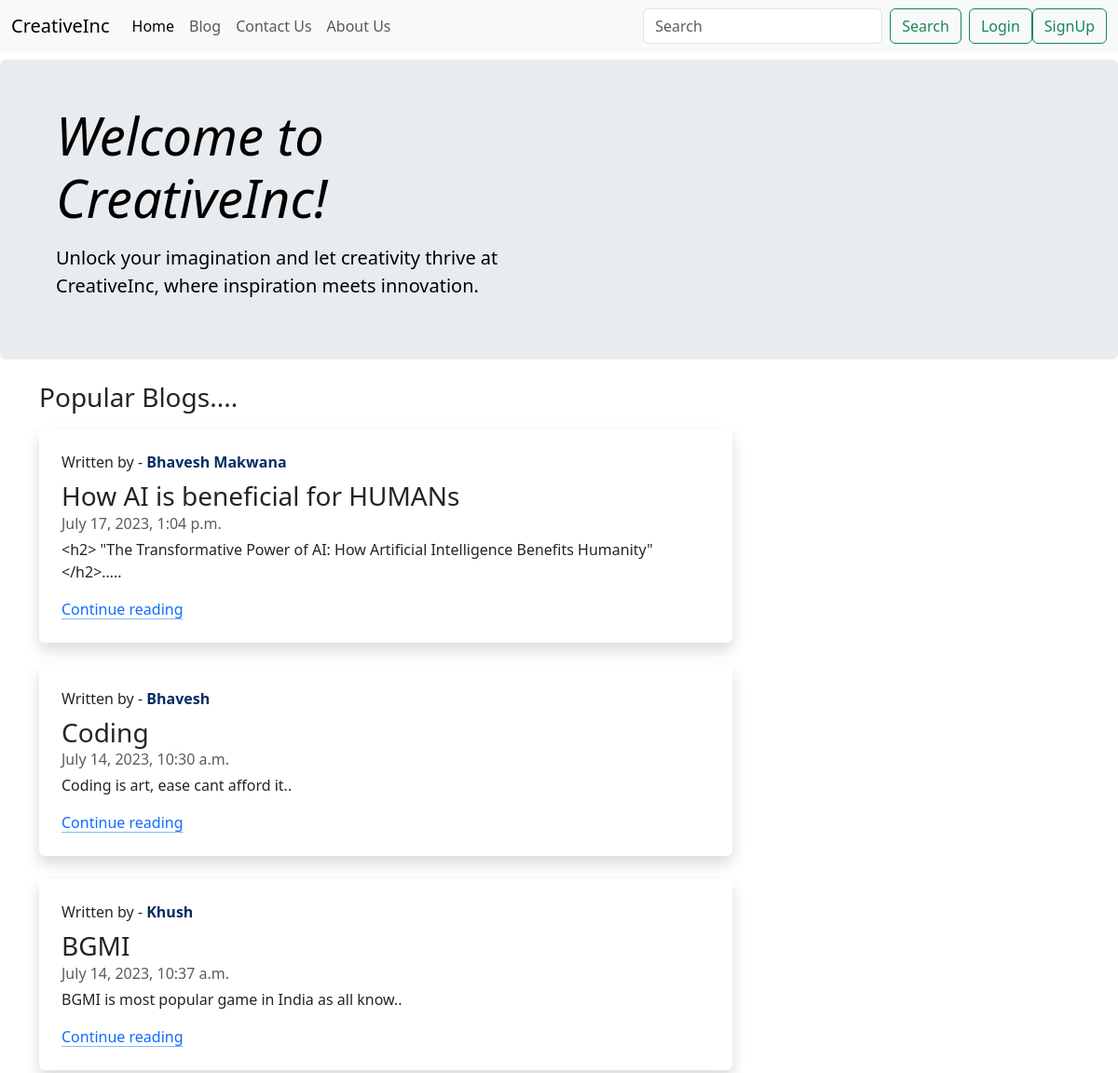
Before: / with the older database file.
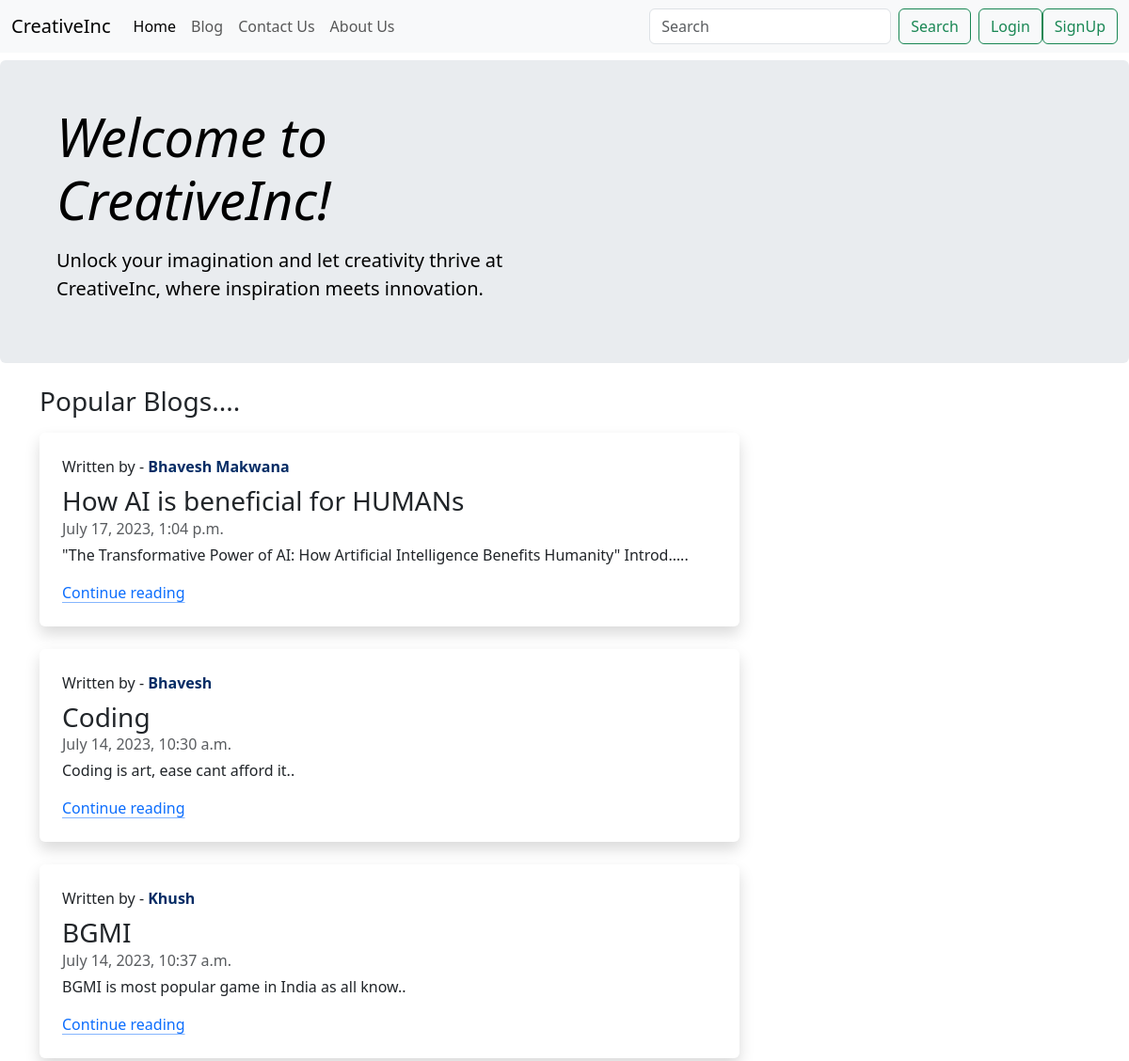
After: the same page with the newer database file.
### blog/models.py (models this page shows, shortened)
class Post(models.Model):
    sno = models.AutoField(primary_key=True)
    author = models.CharField(max_length=100)
    title = models.CharField(max_length=100)
    content = models.TextField()
    slug = models.CharField(max_length=50)
    timeStamp = models.DateTimeField()
    views = models.IntegerField(default=0)

### home/views.py (the view)
# urls.py: 2. Add a URL to urlpatterns:  path('', views.home, name='home')
def home(request):
    topPosts = Post.objects.order_by('-views')[0:3]
    return render(request,'home/home.html',{'topPosts':topPosts})

### templates/home/home.html (shortened to what this page needs)
{% extends 'base.html' %}
{% block homeActive %} active {% endblock homeActive %}
{% block body %}
<div class="p-4 p-md-5 mb-4 mt-2 rounded text-body-emphasis bg-body-secondary">
  <div class="container">
    <div class="col-lg-6 px-0">
      <h1 class="display-4 fst-italic">Welcome to <b>CreativeInc</b>!</h1>
      <p class="lead my-3">Unlock your imagination and let creativity thrive at CreativeInc, where inspiration meets
        innovation.</p>
    </div>
  </div>
</div>
<div class="container">
  <h3>Popular Blogs....</h3>
  {% for post in topPosts %}
  <div class="col-md-8 mt-3">
    <div class="row g-0 rounded overflow-hidden flex-md-row mb-4 shadow h-md-250 position-relative">
      <div class="col p-4 d-flex flex-column position-static">
        <span>Written by - <strong class="d-inline-block mb-2 text-primary-emphasis">{{post.author}}</strong>
        <h3 class="mb-0">{{post.title}}</h3>
        <div class="mb-1 text-body-secondary">{{post.timeStamp}}</div>
        <p class="card-text mb-auto"><div class='preview'>{{post.content|truncatechars:90}}..</div></p>
        <a href="/blog/{{post.slug}}" class="icon-link gap-1 icon-link-hover stretched-link">
          Continue reading
          <svg class="bi">
            <use xlink:href="#chevron-right"></use>
          </svg>
        </a>
      </div>
    </div>
  </div>
  {% endfor %}
</div>
{% endblock body %}

Changed rows visible on the page:
changed Post "How AI is beneficial for HUMANs": content "<h2> \"The Transformative Power of AI: How Artificial Intelligence Benefits Humanity\"</h2>…" → "\"The Transformative Power of AI: How Artificial Intelligence Benefits Humanity\" Introd…"
